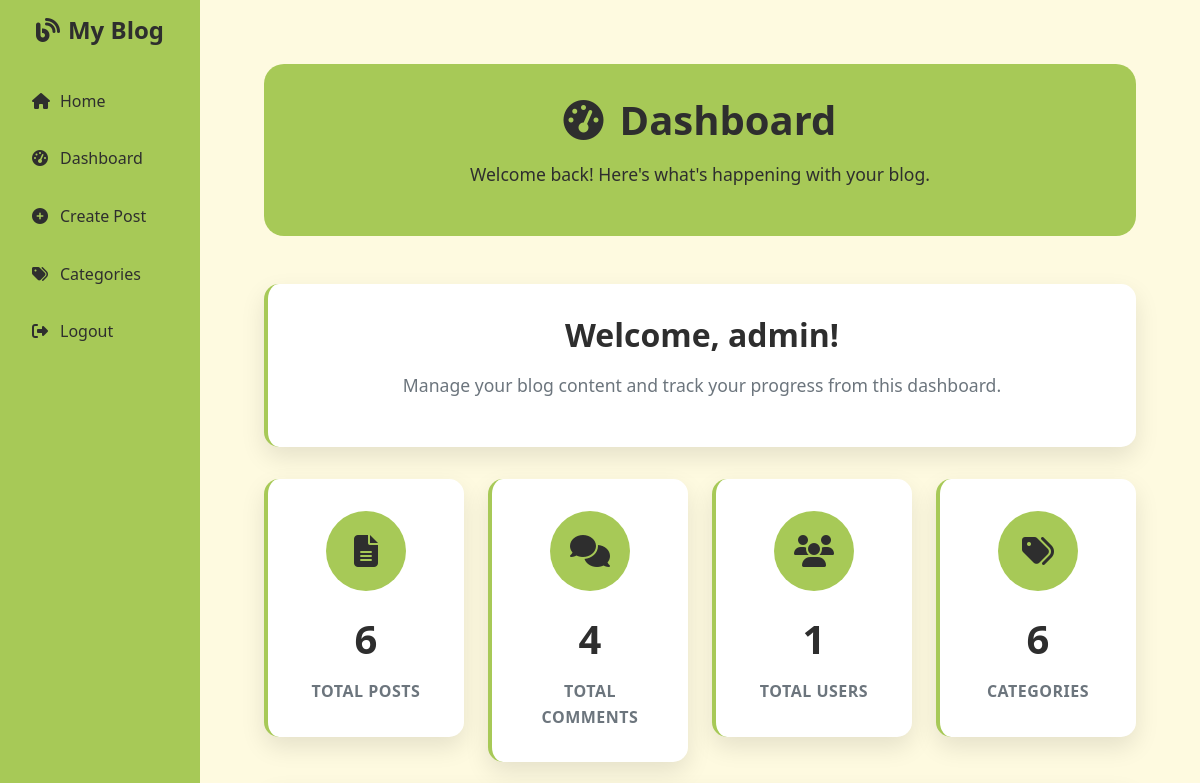
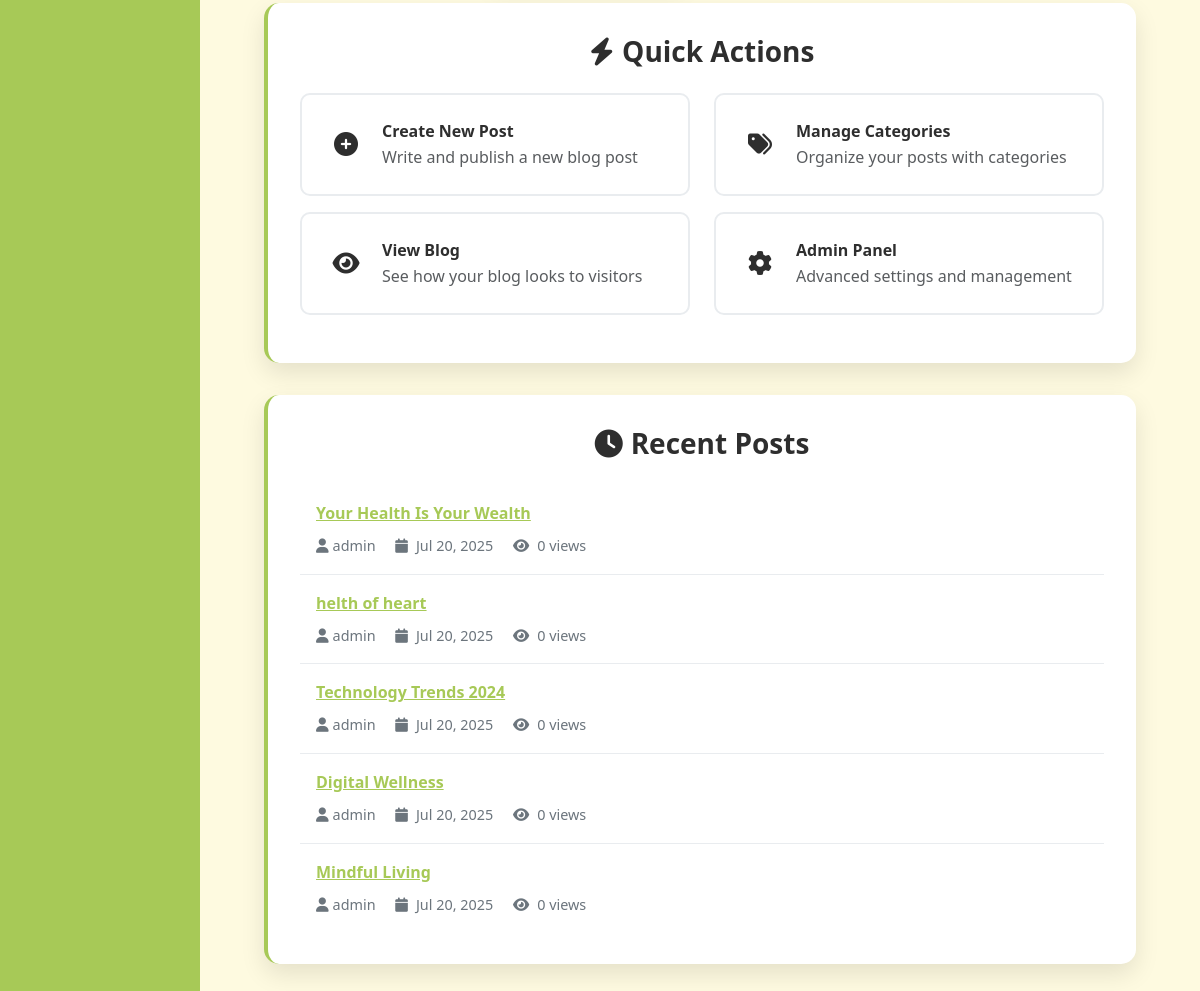
/dashboard.php (signed in), run on the app's committed database (2 pictures, top to bottom).
### tables this page shows
CREATE TABLE IF NOT EXISTS posts (
    id INT AUTO_INCREMENT PRIMARY KEY,
    author_id INT NOT NULL,
    title VARCHAR(255) NOT NULL,
    content TEXT NOT NULL,
    slug VARCHAR(255) UNIQUE,
    featured_image VARCHAR(255),
    status ENUM('draft', 'published', 'archived') DEFAULT 'published',
    views INT DEFAULT 0,
    category_id INT,
    created_at TIMESTAMP DEFAULT CURRENT_TIMESTAMP,
    updated_at TIMESTAMP DEFAULT CURRENT_TIMESTAMP ON UPDATE CURRENT_TIMESTAMP,
    FOREIGN KEY (author_id) REFERENCES users(id) ON DELETE CASCADE,
    FOREIGN KEY (category_id) REFERENCES categories(id) ON DELETE SET NULL
);

CREATE TABLE IF NOT EXISTS users (
    id INT AUTO_INCREMENT PRIMARY KEY,
    username VARCHAR(50) UNIQUE NOT NULL,
    email VARCHAR(100) UNIQUE NOT NULL,
    password VARCHAR(255) NOT NULL,
    role ENUM('admin', 'user') DEFAULT 'user',
    status ENUM('active', 'inactive') DEFAULT 'active',
    created_at TIMESTAMP DEFAULT CURRENT_TIMESTAMP,
    updated_at TIMESTAMP DEFAULT CURRENT_TIMESTAMP ON UPDATE CURRENT_TIMESTAMP
);

### dashboard.php (the view, shortened to what this page needs)
<?php
include 'db.php';
$postCount = $conn->query("SELECT COUNT(*) FROM posts")->fetchColumn();
$commentCount = $conn->query("SELECT COUNT(*) FROM comments")->fetchColumn();
$userCount = $conn->query("SELECT COUNT(*) FROM users")->fetchColumn();
$categoryCount = $conn->query("SELECT COUNT(*) FROM categories")->fetchColumn();
$recentPosts = $conn->query("SELECT posts.*, users.username FROM posts
                            JOIN users ON posts.author_id = users.id
                            ORDER BY created_at DESC LIMIT 5")->fetchAll();
?>
<!DOCTYPE html>
<html lang="en">
<head>
  <link href="https://cdn.jsdelivr.net/npm/bootstrap@5.3.0/dist/css/bootstrap.min.css" rel="stylesheet">
  <link href="https://cdnjs.cloudflare.com/ajax/libs/font-awesome/6.4.0/css/all.min.css" rel="stylesheet">
  <link href="styles.css" rel="stylesheet">
</head>
<body>
  <div class="container-fluid">
    <div class="row">
      <div class="col-md-3 col-lg-2 sidebar">
        <h4 class="text-center"><i class="fas fa-blog me-2"></i>My Blog</h4>
        <a href="home.php"><i class="fas fa-home"></i>Home</a>
        <a href="dashboard.php" class="active"><i class="fas fa-tachometer-alt"></i>Dashboard</a>
        <a href="create_post.php"><i class="fas fa-plus-circle"></i>Create Post</a>
        <a href="category.php"><i class="fas fa-tags"></i>Categories</a>
        <a href="logout.php"><i class="fas fa-sign-out-alt"></i>Logout</a>
      </div>
      <div class="col-md-9 col-lg-10 main-content">
        <div class="dashboard-container">
          <div class="dashboard-header animate-fade-in-down">
            <h1 class="animate-slide-in-left stagger-1"><i class="fas fa-tachometer-alt me-3"></i>Dashboard</h1>
            <p class="animate-slide-in-left stagger-2">Welcome back! Here's what's happening with your blog.</p>
          </div>
          <div class="welcome-message animate-fade-in-up stagger-3">
            <h2 class="animate-slide-in-left stagger-1"><i class="fas fa-user-circle me-2"></i>Welcome, <?= htmlspecialchars($_SESSION['username'] ?? 'User') ?>!</h2>
            <p class="animate-slide-in-left stagger-2">Manage your blog content and track your progress from this dashboard.</p>
          </div>
          <div class="row">
            <div class="col-lg-3 col-md-6">
              <div class="stat-card animate-fade-in-up stagger-4">
                <div class="stat-icon animate-pulse">
                  <i class="fas fa-file-alt"></i>
                </div>
                <div class="stat-number"><?= $postCount ?></div>
                <div class="stat-label">Total Posts</div>
              </div>
            </div>
            <div class="col-lg-3 col-md-6">
              <div class="stat-card animate-fade-in-up stagger-5">
                <div class="stat-icon animate-pulse">
                  <i class="fas fa-comments"></i>
                </div>
                <div class="stat-number"><?= $commentCount ?></div>
                <div class="stat-label">Total Comments</div>
              </div>
            </div>
            <div class="col-lg-3 col-md-6">
              <div class="stat-card animate-fade-in-up stagger-6">
                <div class="stat-icon animate-pulse">
                  <i class="fas fa-users"></i>
                </div>
                <div class="stat-number"><?= $userCount ?></div>
                <div class="stat-label">Total Users</div>
              </div>
            </div>
            <div class="col-lg-3 col-md-6">
              <div class="stat-card animate-fade-in-up" style="animation-delay: 0.7s;">
                <div class="stat-icon animate-pulse">
                  <i class="fas fa-tags"></i>
                </div>
                <div class="stat-number"><?= $categoryCount ?></div>
                <div class="stat-label">Categories</div>
              </div>
            </div>
          </div>
          <div class="quick-actions animate-fade-in-up" style="animation-delay: 0.8s;">
            <h3 class="animate-slide-in-left stagger-1"><i class="fas fa-bolt me-2"></i>Quick Actions</h3>
            <div class="row">
              <div class="col-md-6">
                <a href="create_post.php" class="action-btn">
                  <i class="fas fa-plus-circle"></i>
                  <div>
                    <strong>Create New Post</strong>
                    <div class="text-muted">Write and publish a new blog post</div>
                  </div>
                </a>
              </div>
              <div class="col-md-6">
                <a href="category.php" class="action-btn">
                  <i class="fas fa-tags"></i>
                  <div>
                    <strong>Manage Categories</strong>
                    <div class="text-muted">Organize your posts with categories</div>
                  </div>
                </a>
              </div>
              <div class="col-md-6">
                <a href="home.php" class="action-btn">
                  <i class="fas fa-eye"></i>
                  <div>
                    <strong>View Blog</strong>
                    <div class="text-muted">See how your blog looks to visitors</div>
                  </div>
                </a>
              </div>
              <div class="col-md-6">
                <a href="admin.php" class="action-btn">
                  <i class="fas fa-cog"></i>
                  <div>
                    <strong>Admin Panel</strong>
                    <div class="text-muted">Advanced settings and management</div>
                  </div>
                </a>
              </div>
            </div>
          </div>
          <div class="recent-posts animate-fade-in-up" style="animation-delay: 1s;">
            <h3 class="animate-slide-in-left stagger-1"><i class="fas fa-clock me-2"></i>Recent Posts</h3>
            <?php if (count($recentPosts) > 0): ?>
              <?php foreach ($recentPosts as $post): ?>
                <div class="post-item">
                  <a href="post.php?id=<?= $post['id'] ?>" class="post-title">
                    <?= htmlspecialchars($post['title']) ?>
                  </a>
                  <div class="post-meta">
                    <i class="fas fa-user me-1"></i><?= htmlspecialchars($post['username']) ?>
                    <i class="fas fa-calendar me-2 ms-3"></i><?= date('M j, Y', strtotime($post['created_at'])) ?>
                    <i class="fas fa-eye me-2 ms-3"></i><?= $post['views'] ?? 0 ?> views
                  </div>
                </div>
              <?php endforeach; ?>
            <?php endif; ?>
          </div>
        </div>
      </div>
    </div>
  </div>
</body>
</html>

### styles.css (style rules this page uses)
:root { --pistachio: #a7c957; --beige: #fefae0; --dark: #2e2e2e; --light: #ffffff; --shadow: rgba(0,0,0,0.1); --primary: #a7c957; --gray-400: #6c757d; --blue: #a7c957; --primary-blue: #a7c957; }
.animate-fade-in-up { animation: fadeInUp 0.8s ease-out both; }
.animate-fade-in-down { animation: fadeInDown 0.8s ease-out both; }
.animate-slide-in-left { animation: slideInLeft 0.8s ease-out both; }
.animate-pulse { animation: pulse 2s infinite; }
.stagger-1 { animation-delay: 0.1s; }
.stagger-2 { animation-delay: 0.2s; }
.stagger-3 { animation-delay: 0.3s; }
.stagger-4 { animation-delay: 0.4s; }
.stagger-5 { animation-delay: 0.5s; }
.stagger-6 { animation-delay: 0.6s; }
body { font-family: 'Segoe UI', Tahoma, Geneva, Verdana, sans-serif; background-color: var(--beige); color: var(--dark); line-height: 1.6; }
.post-title, .post-header h1, .recent-post-title, .card-title a, .category-title a { color: #a7c957 !important; text-decoration: underline !important; transition: color 0.3s ease; }
.sidebar { background: var(--pistachio); min-height: 100vh; padding: 1rem; }
.sidebar h4 { color: var(--dark); font-weight: 700; margin-bottom: 2rem; }
.sidebar a { color: var(--dark); text-decoration: none; padding: 0.75rem 1rem; border-radius: 8px; margin-bottom: 0.5rem; transition: all 0.3s ease; display: block; }
.sidebar a i { margin-right: 0.5rem; width: 20px; }
.main-content { padding: 2rem; background-color: var(--beige); min-height: 100vh; }
.main-content h2 { color: var(--dark); font-weight: 700; margin-bottom: 1.5rem; text-align: center; }

### data on the page
posts: title "Your Health Is Your Wealth", author.username "admin", created_at "Jul 20, 2025", views "0"
posts: title "helth of heart", author.username "admin", created_at "Jul 20, 2025", views "0"
posts: title "Technology Trends 2024", author.username "admin", created_at "Jul 20, 2025", views "0"
posts: title "Digital Wellness", author.username "admin", created_at "Jul 20, 2025", views "0"
posts: title "Mindful Living", author.username "admin", created_at "Jul 20, 2025", views "0"

### other printed values
$postCount "6"
$commentCount "4"
$userCount "1"
$categoryCount "6"
